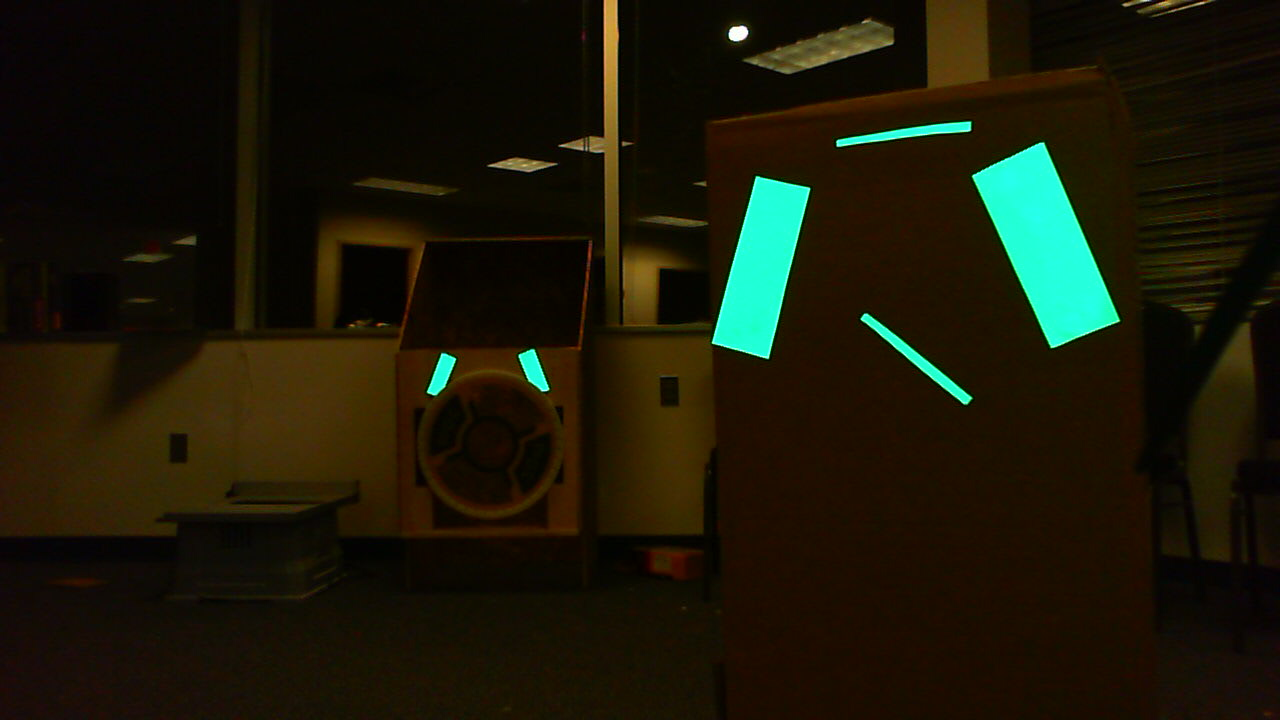
#> input picture tape-tracker/img/0.jpg, 1280 x 720 px
$ python test_img.py   (older library calls are emulated)
#> lines starting #> are read from the running program, lines starting #| are printed output that depends on the picture; after the words box and inside, x2 and y2 are one past the last pixel; in counts of white or black regions, pixels touching at a corner belong together
#> further down, frame is the input picture: shape (720, 1280, 3); mean B, G, R 9.2, 24.7, 27.1
### tape-tracker/prototype.py
import cv2
import numpy as np
k_scale = 0.5

h_thresh = (70, 90)
s_thresh = (120, 255)
v_thresh = (230, 255)


def preprocess(img):
  #img = cv2.resize(img, (0,0), k_scale, k_scale)

  img = cv2.cvtColor(img, cv2.COLOR_BGR2HLS)
#> img: shape (720, 1280, 3); mean of channels 0, 1, 2 25.2, 19, 215.4
  return img

def get_mask(img):
  mask = np.ones_like(img[:,:,0])
  h = img[:,:,0]
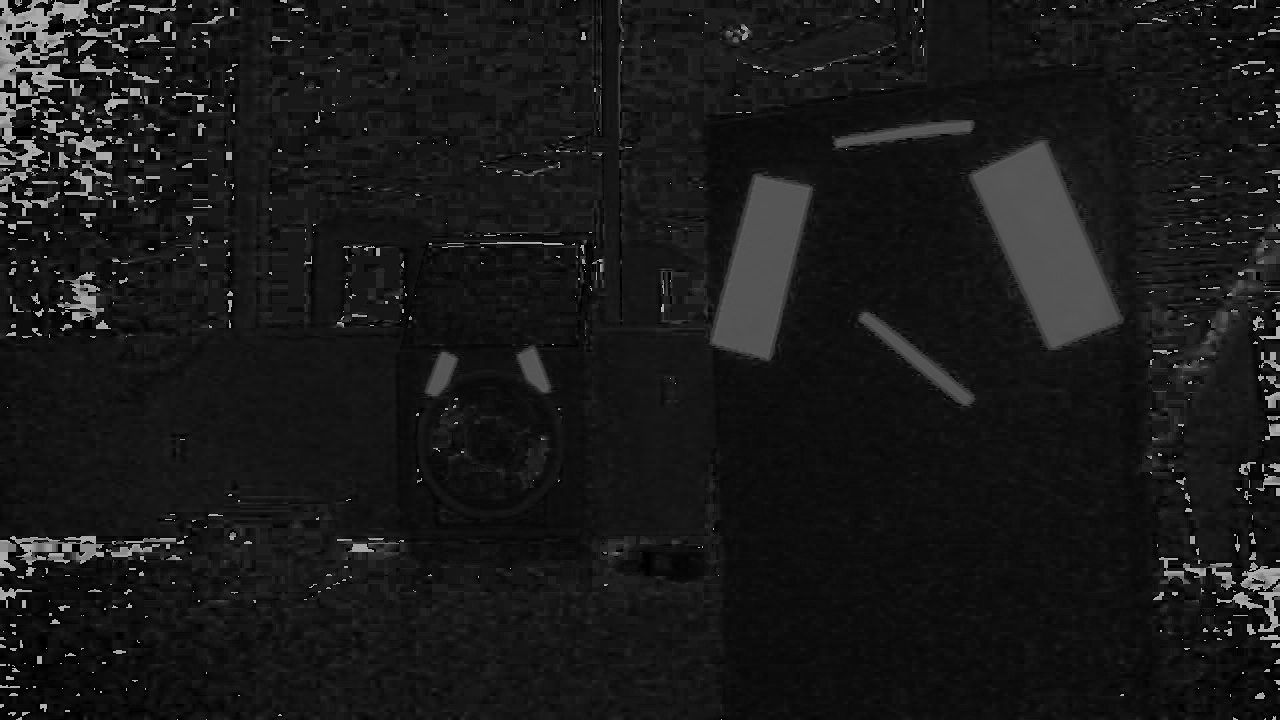
#> h: shape (720, 1280); min 0, max 179, mean 25.2
  s = img[:,:,1]
  v = img[:,:,2]
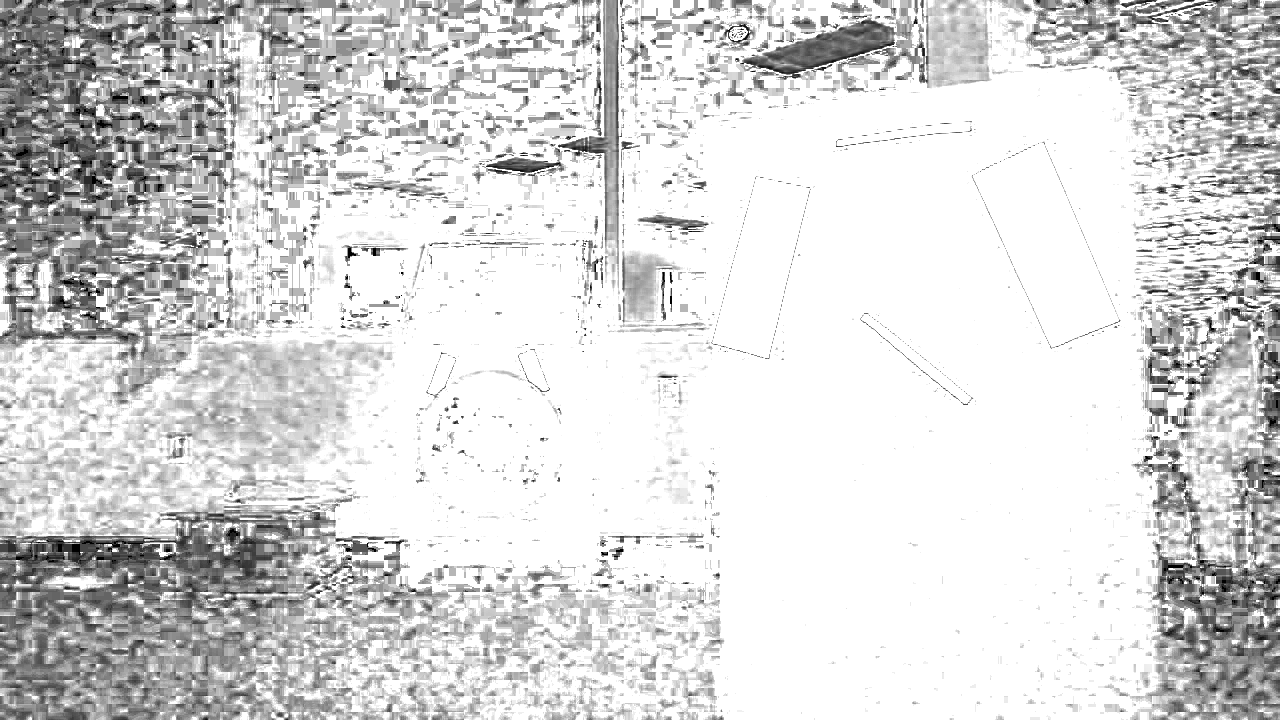
#> v: shape (720, 1280); min 0, max 255, mean 215.4

  mask[h < h_thresh[0]] = 0
  mask[s < s_thresh[0]] = 0
  mask[v < v_thresh[0]] = 0

  mask[h > h_thresh[1]] = 0
  mask[s > s_thresh[1]] = 0
  mask[v > v_thresh[1]] = 0

  return mask

def get_contours(mask):
  ret, contours, hierarchy = cv2.findContours(mask, cv2.RETR_TREE, cv2.CHAIN_APPROX_SIMPLE)
  return contours, hierarchy

def pipeline(frame):
    img = preprocess(frame)
    mask = get_mask(img)
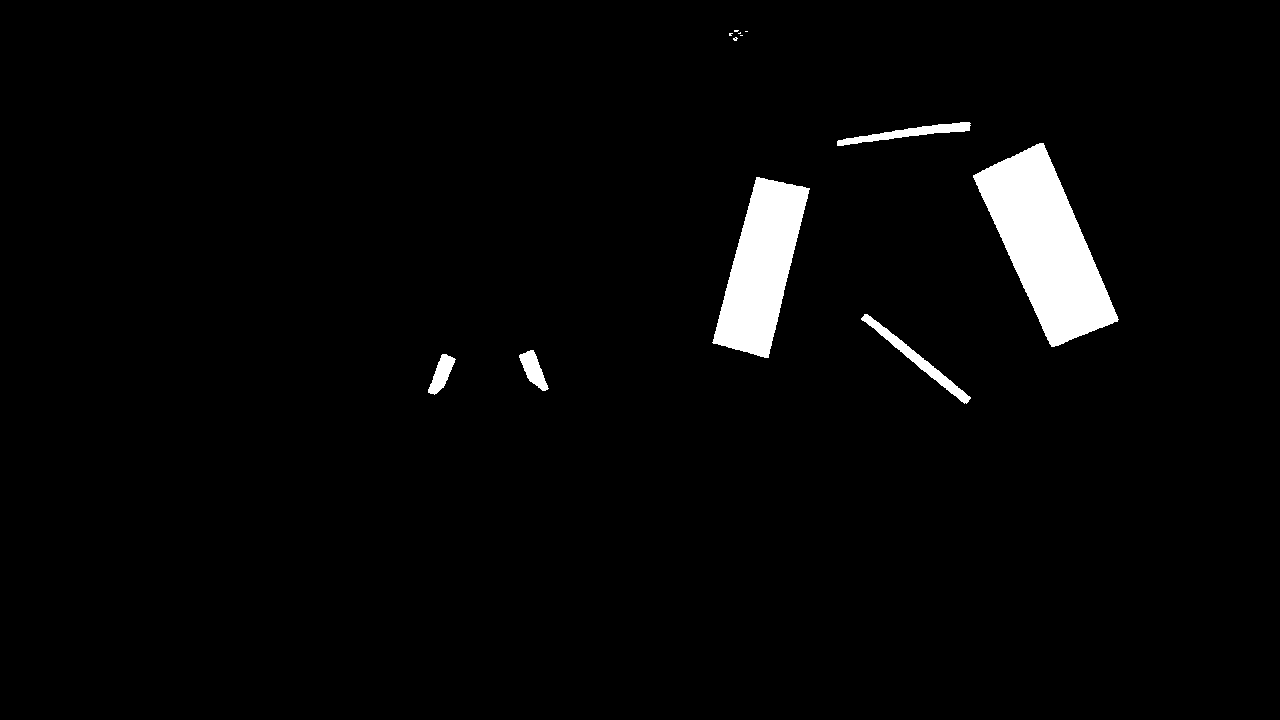
#> mask: shape (720, 1280); values 0 (black) and 1 (white), 3% white; 12 white regions (6 under 20 px)
    contours, hierarchy = get_contours(mask)
#> in get_contours, `ret, contours, hierarchy = cv2.findContours(mask, cv2.RETR_TREE, cv2.C..`: contours = 13 contours, 7 with area under 20; largest, box (x1, y1, x2, y2) and area: (973, 143, 1119, 347) 14324, (712, 177, 810, 358) 9582, (861, 314, 971, 404) 1112, (837, 122, 971, 146) 899, (519, 350, 549, 391) 554, (428, 354, 456, 395) 512

    cv2.imshow("input", frame)
    cv2.imshow("mask", mask*255)

    out = cv2.drawContours(frame, contours, -1, (50, 0, 255), 3)
    cv2.imshow("out", out)
    cv2.imshow("output", cv2.cvtColor(cv2.bitwise_and(img, img, mask=mask), cv2.COLOR_HLS2BGR))
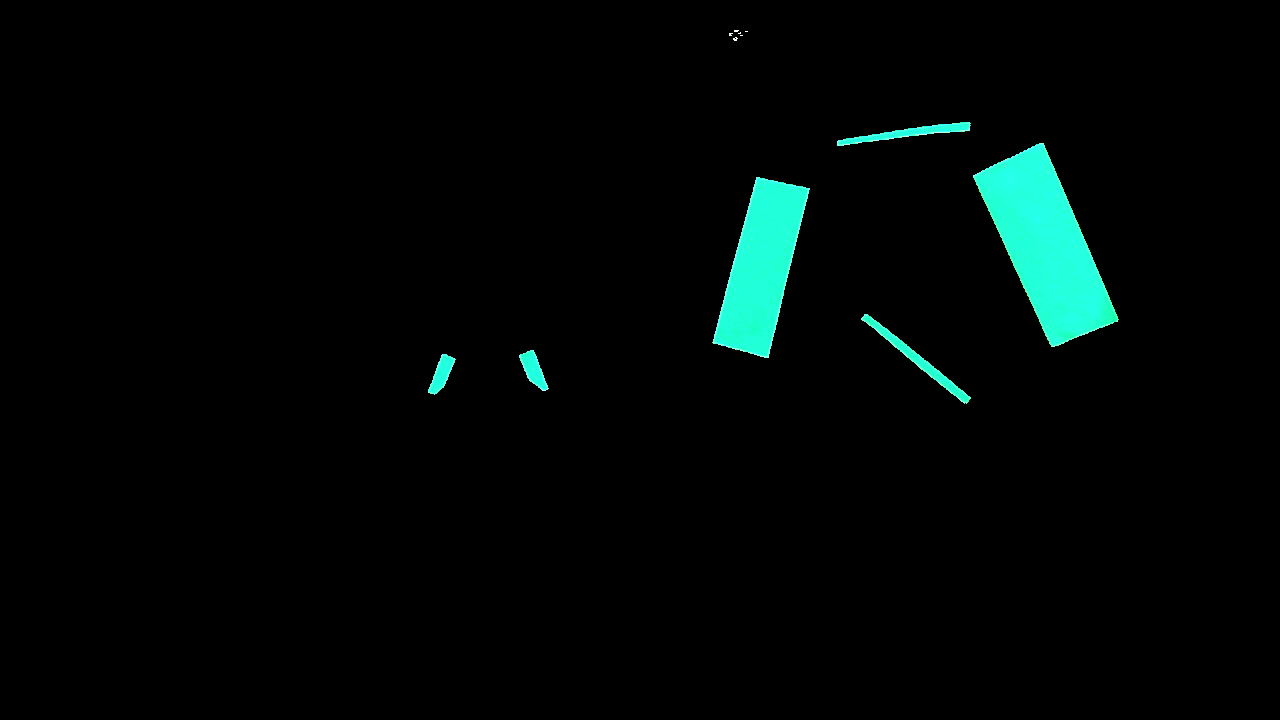
#> window 'output': shape (720, 1280, 3); mean B, G, R 6.6, 7.7, 1.3


# [12 lines that do not run on import are left out]

### tape-tracker/test_img.py
import cv2
import numpy as np
from prototype import *

frame = cv2.imread("img/0.jpg")
pipeline(frame)
cv2.waitKey(0)
cv2.destroyAllWindows()
